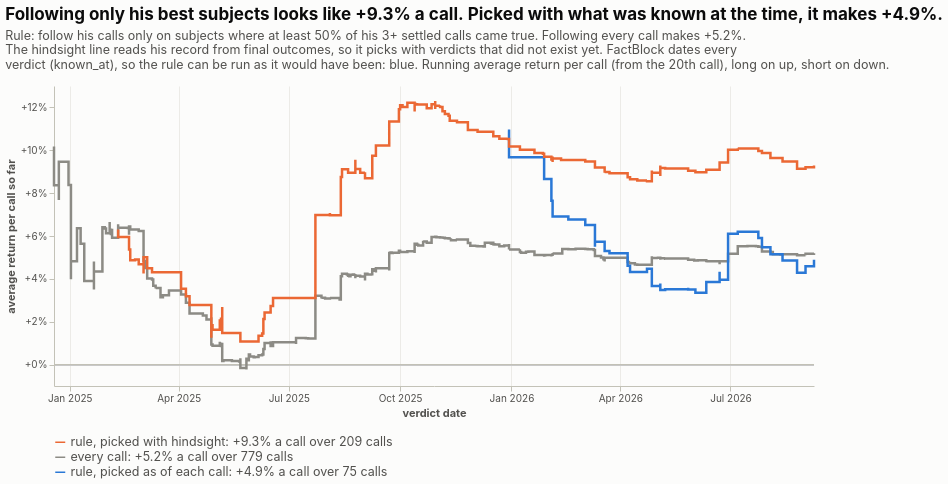

Notebook code cell kept with this figure:
### Markdown cell above
## 1. A rule backtested as it would have run

The rule: follow his calls (long on up, short on down) only on subjects where at least half of his 3+ settled calls came true. Orange runs it the way a table of final outcomes allows: his record per subject is read from every verdict, including ones that did not exist when the call was made. Blue runs it as of each call: only verdicts known before the call. Grey follows every call. The lines are the running average return per call, by verdict date.

### Code cell
v = views.backtest(con, pq, AS_OF)
show(v)
{k: (s["calls"], f"{s['per_call']:+.2%}") for k, s in v["summary"].items()}

### Figure 1 — Vega-Lite specification as saved in the notebook (floating-point values rounded to 4 significant figures; data arrays with more than 128 entries replaced by an {"elided": "..."} marker saying what was removed)
{"$schema": "https://vega.github.io/schema/vega-lite/v5.json", "config": {"axis": {"domainColor": "#c3c2b7", "gridColor": "#ecebe7", "labelColor": "#52514e", "tickColor": "#c3c2b7", "titleColor": "#52514e"}, "background": "#fcfcfb", "font": "Inter, system-ui, sans-serif", "legend": {"labelColor": "#52514e", "titleColor": "#52514e"}, "title": {"anchor": "start", "color": "#0b0b0b", "fontSize": 17, "offset": 14, "subtitleColor": "#52514e", "subtitleFontSize": 12.5, "subtitlePadding": 6}, "view": {"stroke": null}}, "data": {"values": {"elided": "1006 records"}}, "height": 300, "layer": [{"encoding": {"y": {"datum": 0}}, "mark": {"color": "#c3c2b7", "type": "rule"}}, {"encoding": {"color": {"field": "strategy", "legend": {"direction": "vertical", "labelFontSize": 12.5, "labelLimit": 500, "orient": "bottom"}, "scale": {"domain": ["rule, picked with hindsight: +9.3% a call over 209 calls", "every call: +5.2% a call over 779 calls", "rule, picked as of each call: +4.9% a call over 75 calls"], "range": ["#eb6834", "#8c8b85", "#2a78d6"]}, "title": null, "type": "nominal"}, "tooltip": [{"field": "strategy"}, {"field": "day", "format": "%d %b %Y", "type": "temporal"}, {"field": "per_call", "format": "+.1%", "title": "per call so far"}, {"field": "calls"}, {"field": "subject", "title": "last call on"}, {"field": "id", "title": "FactBlock id"}], "x": {"axis": {"format": "%b %Y", "tickCount": 8}, "field": "day", "title": "verdict date", "type": "temporal"}, "y": {"axis": {"format": "+.0%"}, "field": "per_call", "title": "average return per call so far", "type": "quantitative"}}, "mark": {"interpolate": "step-after", "strokeWidth": 2.5, "type": "line"}}], "title": {"subtitle": ["Rule: follow his calls only on subjects where at least 50% of his 3+ settled calls came true. Following every call makes +5.2%.", "The hindsight line reads his record from final outcomes, so it picks with verdicts that did not exist yet. FactBlock dates every", "verdict (known_at), so the rule can be run as it would have been: blue. Running average return per call (from the 20th call), long on up, short on down."], "text": "Following only his best subjects looks like +9.3% a call. Picked with what was known at the time, it makes +4.9%."}, "width": 760}
